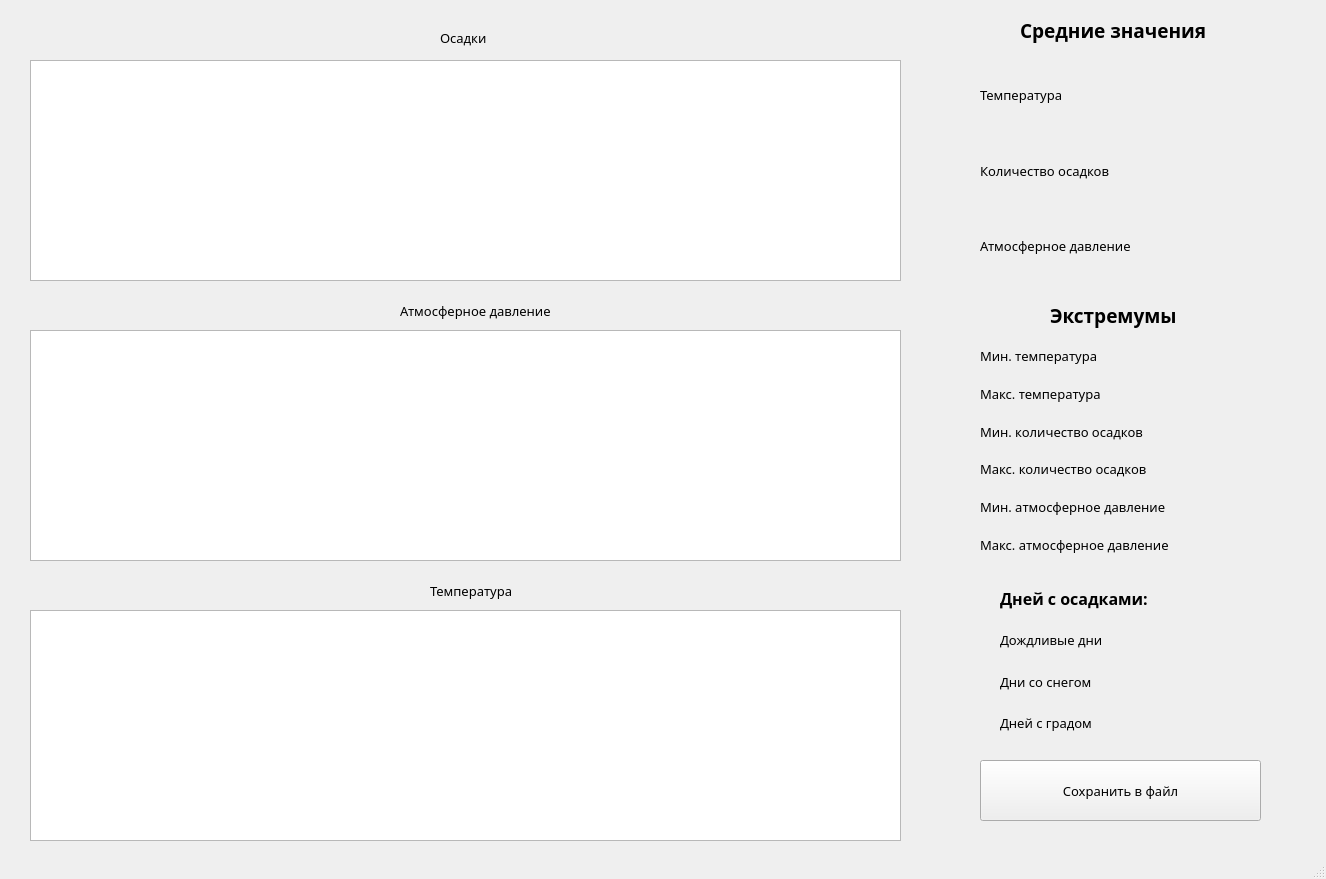
<?xml version="1.0" encoding="UTF-8"?>
<ui version="4.0">
 <class>MainWindow</class>
 <widget class="QMainWindow" name="MainWindow">
  <property name="geometry">
   <rect>
    <x>0</x>
    <y>0</y>
    <width>1326</width>
    <height>879</height>
   </rect>
  </property>
  <property name="windowTitle">
   <string>MainWindow</string>
  </property>
  <widget class="QWidget" name="centralwidget">
   <widget class="QChartView" name="graphicsView">
    <property name="geometry">
     <rect>
      <x>30</x>
      <y>60</y>
      <width>871</width>
      <height>221</height>
     </rect>
    </property>
   </widget>
   <widget class="QLabel" name="label">
    <property name="geometry">
     <rect>
      <x>440</x>
      <y>30</y>
      <width>71</width>
      <height>16</height>
     </rect>
    </property>
    <property name="font">
     <font>
      <family>Corbel</family>
      <pointsize>10</pointsize>
     </font>
    </property>
    <property name="text">
     <string>Осадки</string>
    </property>
   </widget>
   <widget class="QChartView" name="graphicsView_3">
    <property name="geometry">
     <rect>
      <x>30</x>
      <y>610</y>
      <width>871</width>
      <height>231</height>
     </rect>
    </property>
   </widget>
   <widget class="QLabel" name="label_2">
    <property name="geometry">
     <rect>
      <x>430</x>
      <y>575</y>
      <width>281</width>
      <height>31</height>
     </rect>
    </property>
    <property name="font">
     <font>
      <family>Corbel</family>
      <pointsize>10</pointsize>
     </font>
    </property>
    <property name="text">
     <string>Температура</string>
    </property>
   </widget>
   <widget class="QLabel" name="label_5">
    <property name="geometry">
     <rect>
      <x>1020</x>
      <y>10</y>
      <width>201</width>
      <height>41</height>
     </rect>
    </property>
    <property name="font">
     <font>
      <family>Corbel</family>
      <pointsize>14</pointsize>
      <weight>75</weight>
      <bold>true</bold>
     </font>
    </property>
    <property name="text">
     <string>Средние значения</string>
    </property>
   </widget>
   <widget class="QWidget" name="gridLayoutWidget">
    <property name="geometry">
     <rect>
      <x>980</x>
      <y>60</y>
      <width>281</width>
      <height>221</height>
     </rect>
    </property>
    <layout class="QGridLayout" name="gridLayout">
     <item row="2" column="1">
      <widget class="QLabel" name="label_11">
       <property name="text">
        <string/>
       </property>
      </widget>
     </item>
     <item row="1" column="1">
      <widget class="QLabel" name="label_9">
       <property name="text">
        <string/>
       </property>
      </widget>
     </item>
     <item row="2" column="0">
      <widget class="QLabel" name="label_10">
       <property name="font">
        <font>
         <family>Corbel</family>
         <pointsize>10</pointsize>
        </font>
       </property>
       <property name="text">
        <string>Атмосферное давление</string>
       </property>
      </widget>
     </item>
     <item row="0" column="0">
      <widget class="QLabel" name="label_6">
       <property name="font">
        <font>
         <family>Corbel</family>
         <pointsize>10</pointsize>
        </font>
       </property>
       <property name="text">
        <string>Температура</string>
       </property>
      </widget>
     </item>
     <item row="0" column="1">
      <widget class="QLabel" name="label_7">
       <property name="text">
        <string/>
       </property>
      </widget>
     </item>
     <item row="1" column="0">
      <widget class="QLabel" name="label_8">
       <property name="font">
        <font>
         <family>Corbel</family>
         <pointsize>10</pointsize>
        </font>
       </property>
       <property name="text">
        <string>Количество осадков</string>
       </property>
      </widget>
     </item>
    </layout>
   </widget>
   <widget class="QChartView" name="graphicsView_2">
    <property name="geometry">
     <rect>
      <x>30</x>
      <y>330</y>
      <width>871</width>
      <height>231</height>
     </rect>
    </property>
   </widget>
   <widget class="QLabel" name="label_3">
    <property name="geometry">
     <rect>
      <x>400</x>
      <y>290</y>
      <width>261</width>
      <height>41</height>
     </rect>
    </property>
    <property name="font">
     <font>
      <family>Corbel</family>
      <pointsize>10</pointsize>
     </font>
    </property>
    <property name="text">
     <string>Атмосферное давление</string>
    </property>
   </widget>
   <widget class="QLabel" name="label_12">
    <property name="geometry">
     <rect>
      <x>1050</x>
      <y>300</y>
      <width>151</width>
      <height>31</height>
     </rect>
    </property>
    <property name="font">
     <font>
      <family>Corbel</family>
      <pointsize>14</pointsize>
      <weight>75</weight>
      <bold>true</bold>
     </font>
    </property>
    <property name="text">
     <string>Экстремумы</string>
    </property>
   </widget>
   <widget class="QWidget" name="gridLayoutWidget_2">
    <property name="geometry">
     <rect>
      <x>980</x>
      <y>340</y>
      <width>281</width>
      <height>221</height>
     </rect>
    </property>
    <layout class="QGridLayout" name="gridLayout_2">
     <item row="0" column="0">
      <widget class="QLabel" name="label_13">
       <property name="font">
        <font>
         <family>Corbel</family>
         <pointsize>10</pointsize>
        </font>
       </property>
       <property name="text">
        <string>Мин. температура</string>
       </property>
      </widget>
     </item>
     <item row="2" column="0">
      <widget class="QLabel" name="label_17">
       <property name="font">
        <font>
         <family>Corbel</family>
         <pointsize>10</pointsize>
        </font>
       </property>
       <property name="text">
        <string>Мин. количество осадков</string>
       </property>
      </widget>
     </item>
     <item row="1" column="0">
      <widget class="QLabel" name="label_15">
       <property name="font">
        <font>
         <family>Corbel</family>
         <pointsize>10</pointsize>
        </font>
       </property>
       <property name="text">
        <string>Макс. температура</string>
       </property>
      </widget>
     </item>
     <item row="2" column="1">
      <widget class="QLabel" name="label_18">
       <property name="text">
        <string/>
       </property>
      </widget>
     </item>
     <item row="1" column="1">
      <widget class="QLabel" name="label_16">
       <property name="text">
        <string/>
       </property>
      </widget>
     </item>
     <item row="0" column="1">
      <widget class="QLabel" name="label_14">
       <property name="text">
        <string/>
       </property>
      </widget>
     </item>
     <item row="3" column="0">
      <widget class="QLabel" name="label_19">
       <property name="font">
        <font>
         <family>Corbel</family>
         <pointsize>10</pointsize>
        </font>
       </property>
       <property name="text">
        <string>Макс. количество осадков</string>
       </property>
      </widget>
     </item>
     <item row="4" column="1">
      <widget class="QLabel" name="label_22">
       <property name="text">
        <string/>
       </property>
      </widget>
     </item>
     <item row="3" column="1">
      <widget class="QLabel" name="label_20">
       <property name="text">
        <string/>
       </property>
      </widget>
     </item>
     <item row="4" column="0">
      <widget class="QLabel" name="label_21">
       <property name="font">
        <font>
         <family>Corbel</family>
         <pointsize>10</pointsize>
        </font>
       </property>
       <property name="text">
        <string>Мин. атмосферное давление</string>
       </property>
      </widget>
     </item>
     <item row="5" column="0">
      <widget class="QLabel" name="label_23">
       <property name="font">
        <font>
         <family>Corbel</family>
         <pointsize>10</pointsize>
        </font>
       </property>
       <property name="text">
        <string>Макс. атмосферное давление</string>
       </property>
      </widget>
     </item>
     <item row="5" column="1">
      <widget class="QLabel" name="label_24">
       <property name="text">
        <string/>
       </property>
      </widget>
     </item>
    </layout>
   </widget>
   <widget class="QWidget" name="gridLayoutWidget_3">
    <property name="geometry">
     <rect>
      <x>1000</x>
      <y>580</y>
      <width>281</width>
      <height>161</height>
     </rect>
    </property>
    <layout class="QGridLayout" name="gridLayout_3">
     <item row="1" column="0">
      <widget class="QLabel" name="label_4">
       <property name="font">
        <font>
         <family>Corbel</family>
         <pointsize>10</pointsize>
        </font>
       </property>
       <property name="text">
        <string>Дождливые дни</string>
       </property>
      </widget>
     </item>
     <item row="1" column="1">
      <widget class="QLabel" name="label_27">
       <property name="text">
        <string/>
       </property>
      </widget>
     </item>
     <item row="2" column="0">
      <widget class="QLabel" name="label_28">
       <property name="font">
        <font>
         <family>Corbel</family>
         <pointsize>10</pointsize>
        </font>
       </property>
       <property name="text">
        <string>Дни со снегом</string>
       </property>
      </widget>
     </item>
     <item row="0" column="1">
      <widget class="QLabel" name="label_26">
       <property name="font">
        <font>
         <pointsize>10</pointsize>
        </font>
       </property>
       <property name="text">
        <string/>
       </property>
      </widget>
     </item>
     <item row="2" column="1">
      <widget class="QLabel" name="label_29">
       <property name="text">
        <string/>
       </property>
      </widget>
     </item>
     <item row="0" column="0">
      <widget class="QLabel" name="label_25">
       <property name="font">
        <font>
         <family>Corbel</family>
         <pointsize>12</pointsize>
         <weight>75</weight>
         <bold>true</bold>
        </font>
       </property>
       <property name="text">
        <string>Дней с осадками:</string>
       </property>
      </widget>
     </item>
     <item row="3" column="0">
      <widget class="QLabel" name="label_30">
       <property name="font">
        <font>
         <family>Corbel</family>
         <pointsize>10</pointsize>
        </font>
       </property>
       <property name="text">
        <string>Дней с градом</string>
       </property>
      </widget>
     </item>
     <item row="3" column="1">
      <widget class="QLabel" name="label_31">
       <property name="text">
        <string/>
       </property>
      </widget>
     </item>
    </layout>
   </widget>
   <widget class="QPushButton" name="pushButton">
    <property name="geometry">
     <rect>
      <x>980</x>
      <y>760</y>
      <width>281</width>
      <height>61</height>
     </rect>
    </property>
    <property name="font">
     <font>
      <family>Corbel</family>
      <pointsize>10</pointsize>
     </font>
    </property>
    <property name="text">
     <string>Сохранить в файл</string>
    </property>
   </widget>
  </widget>
  <widget class="QMenuBar" name="menubar">
   <property name="geometry">
    <rect>
     <x>0</x>
     <y>0</y>
     <width>1326</width>
     <height>26</height>
    </rect>
   </property>
  </widget>
  <widget class="QStatusBar" name="statusbar"/>
 </widget>
 <customwidgets>
  <customwidget>
   <class>QChartView</class>
   <extends>QGraphicsView</extends>
   <header>PyQt5.QtChart</header>
  </customwidget>
 </customwidgets>
 <resources/>
 <connections/>
</ui>
